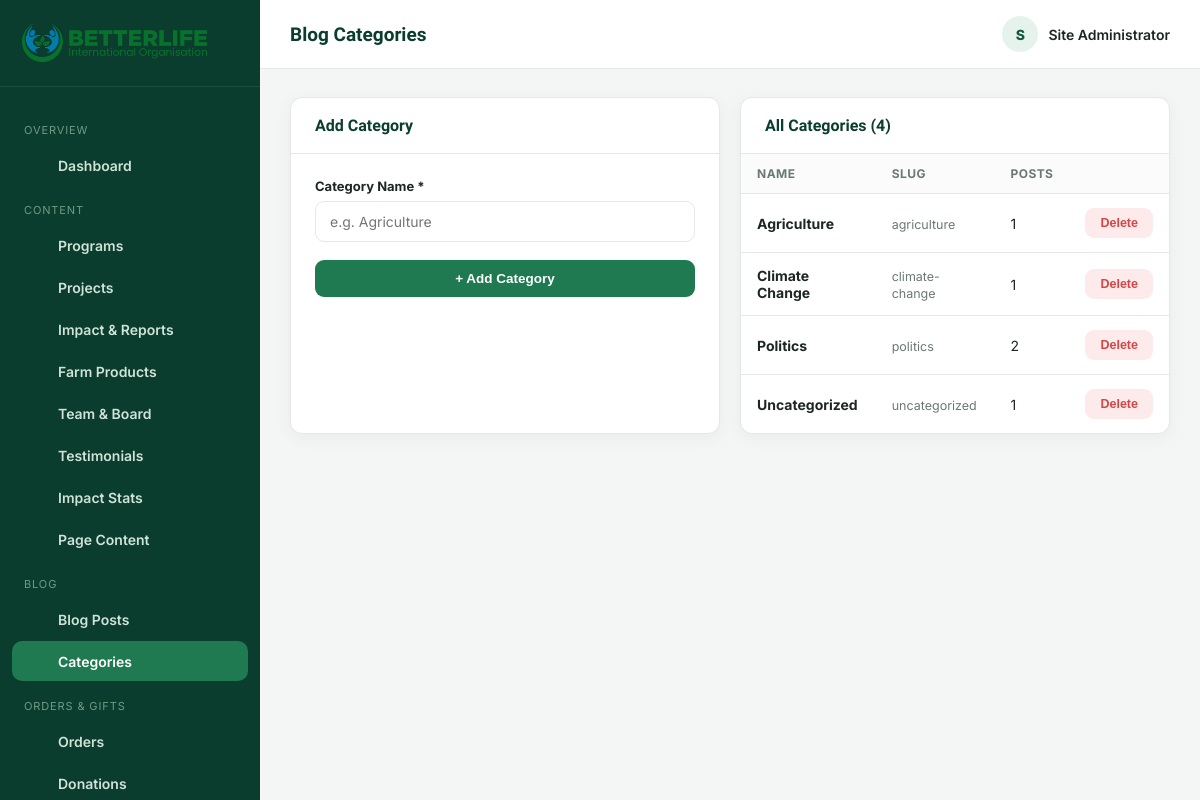
/admin/blog-categories.php (signed in), run on an earlier commit of the app's database.
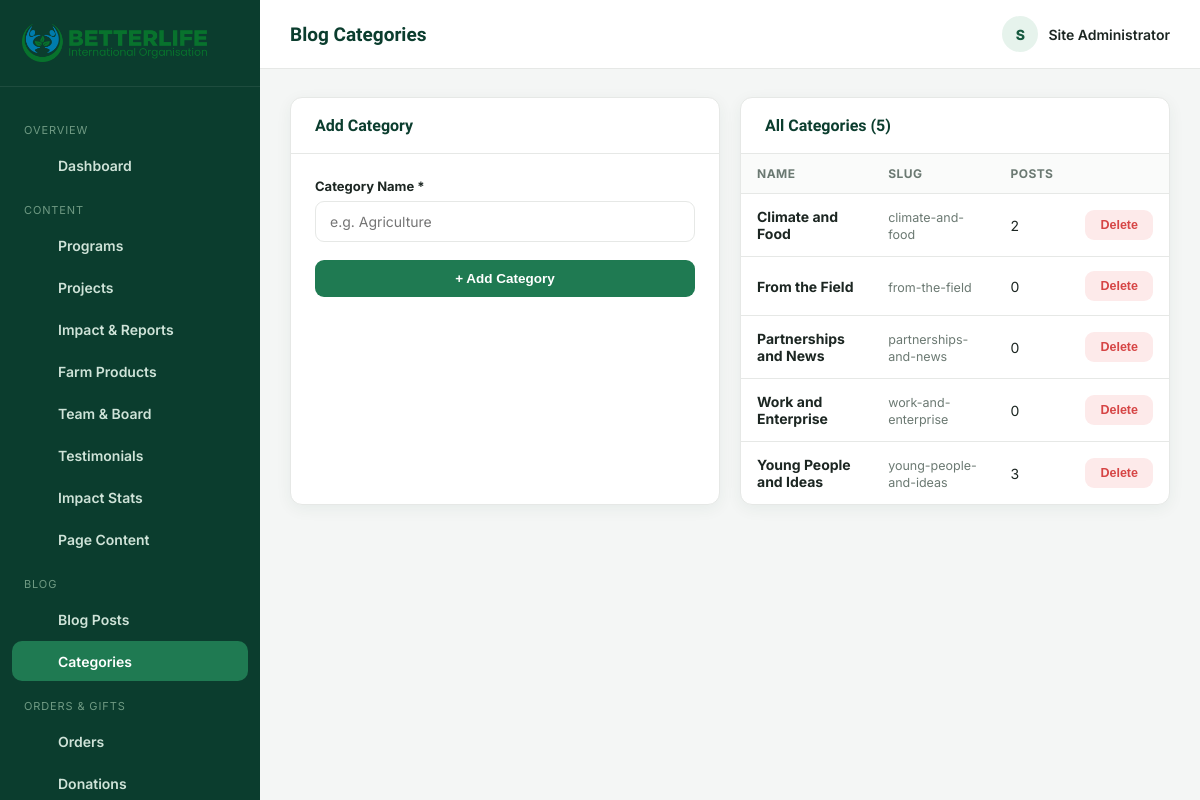
And on a later commit of the database.
### tables this page shows
CREATE TABLE blog_categories (
  id INT AUTO_INCREMENT PRIMARY KEY,
  name VARCHAR(100) NOT NULL,
  slug VARCHAR(120) NOT NULL UNIQUE
);

### admin/blog-categories.php (the view, shortened to what this page needs)
<?php
require_once __DIR__ . '/includes/auth.php';
$activeNav = 'blog-categories';
$pageTitle = 'Blog Categories';
$categories = $pdo->query("SELECT bc.*, COUNT(bp.id) AS post_count FROM blog_categories bc LEFT JOIN blog_posts bp ON bp.category_id = bc.id GROUP BY bc.id ORDER BY bc.name")->fetchAll();
require __DIR__ . '/includes/header.php';
?>
<div class="form-grid">
  <div class="panel">
    <div class="panel-head"><h3>Add Category</h3></div>
    <div class="panel-body">
      <form method="post">
        <div class="form-group"><label>Category Name *</label><input type="text" name="name" class="form-control" required placeholder="e.g. Agriculture"></div>
        <button type="submit" class="btn btn-primary btn-block">+ Add Category</button>
      </form>
    </div>
  </div>
  <div class="panel">
    <div class="panel-head"><h3>All Categories (<?= count($categories) ?>)</h3></div>
    <div class="table-wrap">
      <table class="data-table">
        <thead><tr><th>Name</th><th>Slug</th><th>Posts</th><th></th></tr></thead>
        <tbody>
          <?php foreach ($categories as $c): ?>
            <tr>
              <td><strong><?= h($c['name']) ?></strong></td>
              <td><span class="help-text"><?= h($c['slug']) ?></span></td>
              <td><?= (int) $c['post_count'] ?></td>
              <td>
                <form method="post" style="display:inline;"><button type="submit" class="btn btn-danger btn-sm" data-confirm="Delete this category? Posts in it will become uncategorized.">Delete</button></form>
              </td>
            </tr>
          <?php endforeach; ?>
        </tbody>
      </table>
    </div>
  </div>
</div>
<?php require __DIR__ . '/includes/footer.php'; ?>

### admin/includes/header.php (shortened to what this page needs)
<?php
$admin = current_admin();
$logo = setting($pdo, 'logo', 'assets/img/logo.png');
$navItems = [
  ['group' => 'Overview', 'items' => [
    ['key' => 'dashboard', 'label' => 'Dashboard', 'icon' => 'grid', 'href' => ADMIN_URL . '/index.php'],
  ]],
  ['group' => 'Content', 'items' => [
    ['key' => 'programs', 'label' => 'Programs', 'icon' => 'leaf', 'href' => ADMIN_URL . '/programs.php'],
    ['key' => 'projects', 'label' => 'Projects', 'icon' => 'box', 'href' => ADMIN_URL . '/projects.php'],
    ['key' => 'impact-reports', 'label' => 'Impact & Reports', 'icon' => 'trending-up', 'href' => ADMIN_URL . '/impact-reports.php'],
    ['key' => 'products', 'label' => 'Farm Products', 'icon' => 'shopping-bag', 'href' => ADMIN_URL . '/products.php'],
    ['key' => 'team', 'label' => 'Team & Board', 'icon' => 'users', 'href' => ADMIN_URL . '/team.php'],
    ['key' => 'testimonials', 'label' => 'Testimonials', 'icon' => 'message', 'href' => ADMIN_URL . '/testimonials.php'],
    ['key' => 'stats', 'label' => 'Impact Stats', 'icon' => 'trending-up', 'href' => ADMIN_URL . '/stats.php'],
    ['key' => 'content', 'label' => 'Page Content', 'icon' => 'file-text', 'href' => ADMIN_URL . '/content.php'],
  ]],
  ['group' => 'Blog', 'items' => [
    ['key' => 'blog', 'label' => 'Blog Posts', 'icon' => 'newspaper', 'href' => ADMIN_URL . '/blog.php'],
    ['key' => 'blog-categories', 'label' => 'Categories', 'icon' => 'tag', 'href' => ADMIN_URL . '/blog-categories.php'],
  ]],
  ['group' => 'Orders & Gifts', 'items' => [
    ['key' => 'orders', 'label' => 'Orders', 'icon' => 'box', 'href' => ADMIN_URL . '/orders.php'],
    ['key' => 'donations', 'label' => 'Donations', 'icon' => 'heart', 'href' => ADMIN_URL . '/donations.php'],
  ]],
  ['group' => 'Engagement', 'items' => [
    ['key' => 'messages', 'label' => 'Messages', 'icon' => 'mail', 'href' => ADMIN_URL . '/messages.php'],
    ['key' => 'subscribers', 'label' => 'Subscribers', 'icon' => 'send', 'href' => ADMIN_URL . '/subscribers.php'],
  ]],
  ['group' => 'Site', 'items' => [
    ['key' => 'settings', 'label' => 'Site Settings', 'icon' => 'settings', 'href' => ADMIN_URL . '/settings.php'],
    ['key' => 'site-update', 'label' => 'Site Update', 'icon' => 'globe', 'href' => ADMIN_URL . '/site-update.php'],
  ]],
];
?>
<!DOCTYPE html>
<html lang="en">
<head>
<link rel="stylesheet" href="<?= ADMIN_URL ?>/assets/css/admin.css?v=<?= @filemtime(__DIR__ . '/../assets/css/admin.css') ?: time() ?>">
</head>
<body>
<div class="admin-layout">
  <aside class="sidebar" id="adminSidebar">
    <div class="brand">
      <img src="<?= asset_url($logo) ?>" alt="Logo">
    </div>
    <nav>
      <?php foreach ($navItems as $group): ?>
        <div class="nav-label"><?= h($group['group']) ?></div>
        <?php foreach ($group['items'] as $item): ?>
          <a href="<?= $item['href'] ?>" class="nav-link <?= ($activeNav ?? '') === $item['key'] ? 'active' : '' ?>">
            <span class="ico"><?= icon($item['icon'], 18) ?></span> <?= h($item['label']) ?>
          </a>
        <?php endforeach; ?>
      <?php endforeach; ?>
    </nav>
  </aside>
  <div class="main">
    <div class="topbar-admin">
      <div style="display:flex;align-items:center;gap:14px;">
        <div>
          <h1><?= h($pageTitle ?? 'Dashboard') ?></h1>
        </div>
      </div>
      <div class="admin-user">
        <div class="av"><?= h(strtoupper(substr($admin['name'] ?? 'A', 0, 1))) ?></div>
        <span><?= h($admin['name'] ?? 'Admin') ?></span>
      </div>
    </div>
    <div class="content">

### includes/functions.php (shortened to what this page needs)
<?php
function settings_all(PDO $pdo): array
{
    static $cache = null;
    if ($cache === null) {
        $cache = [];
        foreach ($pdo->query('SELECT setting_key, setting_value FROM settings') as $row) {
            $cache[$row['setting_key']] = $row['setting_value'];
        }
    }
    return $cache;
}
function setting(PDO $pdo, string $key, string $default = ''): string
{
    $all = settings_all($pdo);
    return $all[$key] ?? $default;
}
function h(?string $value): string
{
    return htmlspecialchars($value ?? '', ENT_QUOTES, 'UTF-8');
}
function current_admin(): ?array
{
    return $_SESSION['admin'] ?? null;
}
function asset_url(?string $path): string
{
    return SITE_URL . '/' . ltrim($path, '/');
}
function icon(string $name, int $size = 20): string
{
    $d = $paths[$name] ?? $paths['leaf'];
    return '<svg width="' . $size . '" height="' . $size . '" viewBox="0 0 24 24" fill="none" stroke="currentColor" stroke-width="1.8" stroke-linecap="round" stroke-linejoin="round" aria-hidden="true">' . $d . '</svg>';
}

### admin/includes/footer.php (shortened to what this page needs)
    </div>
  </div>
</div>
</body>
</html>

### admin/assets/css/admin.css (style rules this page uses)
:root { --a-green-900: #0b3d2e; --a-green-700: #16593f; --a-green-600: #1f7a52; --a-green-100: #e6f3ec; --a-blue-700: #0e6788; --a-blue-600: #1583ab; --a-blue-100: #e5f5fb; --a-bg: #f4f6f5; --a-card: #ffffff; --a-border: #e6e8e6; --a-ink: #1c2622; --a-ink-soft: #6b7972; --a-radius: 12px; --a-shadow: 0 4px 16px rgba(11,61,46,.06); --a-danger: #d64545; --a-warn: #e2a72e; }
* { box-sizing: border-box; }
body { margin: 0; font-family: 'Inter', sans-serif; background: var(--a-bg); color: var(--a-ink); }
a { text-decoration: none; color: inherit; }
h1,h2,h3,h4 { font-family: 'Plus Jakarta Sans','Poppins',sans-serif; margin: 0 0 .4em; color: var(--a-green-900); }
img { max-width: 100%; }
.admin-layout { display: flex; min-height: 100vh; }
.sidebar { width: 260px; background: var(--a-green-900); color: #cfe3d8; flex-shrink: 0; position: sticky; top: 0; height: 100vh; overflow-y: auto; display: flex; flex-direction: column; }
.sidebar .brand { display: flex; align-items: center; gap: 10px; padding: 24px 22px; border-bottom: 1px solid rgba(255,255,255,.08); }
.sidebar .brand img { height: 38px; }
.sidebar nav { flex: 1; padding: 18px 12px; }
.sidebar .nav-label { font-size: 11px; text-transform: uppercase; letter-spacing: .08em; color: #6f9a83; margin: 18px 12px 8px; }
.sidebar a.nav-link { display: flex; align-items: center; gap: 12px; padding: 11px 14px; border-radius: 10px; font-size: 14px; font-weight: 600; color: #cfe3d8; margin-bottom: 2px; transition: background .15s; }
.sidebar a.nav-link .ico { width: 20px; text-align: center; }
.sidebar a.nav-link.active { background: var(--a-green-600); color: #fff; }
.main { flex: 1; min-width: 0; }
.topbar-admin { background: #fff; border-bottom: 1px solid var(--a-border); padding: 16px 30px; display: flex; align-items: center; justify-content: space-between; position: sticky; top: 0; z-index: 20; }
.topbar-admin h1 { font-size: 19px; margin: 0; }
.admin-user { display: flex; align-items: center; gap: 10px; font-size: 14px; font-weight: 600; }
.admin-user .av { width: 36px; height: 36px; border-radius: 50%; background: var(--a-green-100); color: var(--a-green-700); display: flex; align-items: center; justify-content: center; font-weight: 800; }
.content { padding: 28px 30px 60px; }
.panel { background: var(--a-card); border-radius: var(--a-radius); box-shadow: var(--a-shadow); border: 1px solid var(--a-border); margin-bottom: 26px; }
.panel-head { padding: 18px 24px; border-bottom: 1px solid var(--a-border); display: flex; align-items: center; justify-content: space-between; gap: 14px; flex-wrap: wrap; }
.panel-head h3 { font-size: 16px; margin: 0; }
.panel-body { padding: 24px; }
.btn { display: inline-flex; align-items: center; gap: 8px; padding: 10px 20px; border-radius: 9px; font-weight: 700; font-size: 13.5px; border: 1.5px solid transparent; cursor: pointer; transition: .15s; }
.btn-primary { background: var(--a-green-600); color: #fff; }
.btn-danger { background: #fdeaea; color: var(--a-danger); }
.btn-sm { padding: 7px 14px; font-size: 12.5px; }
.btn-block { width: 100%; justify-content: center; }
.table-wrap { overflow-x: auto; }
table.data-table { width: 100%; border-collapse: collapse; font-size: 14px; }
table.data-table th { text-align: left; padding: 12px 16px; background: #fafbfa; color: var(--a-ink-soft); font-size: 12px; text-transform: uppercase; letter-spacing: .04em; border-bottom: 1px solid var(--a-border); }
table.data-table td { padding: 14px 16px; border-bottom: 1px solid var(--a-border); vertical-align: middle; }
table.data-table tr:last-child td { border-bottom: none; }
.form-grid { display: grid; grid-template-columns: repeat(2, 1fr); gap: 20px; }
.form-group { margin-bottom: 18px; }
.form-group label { display: block; font-weight: 700; font-size: 13px; margin-bottom: 7px; }
.form-control, select.form-control, textarea.form-control { width: 100%; padding: 11px 14px; border-radius: 9px; border: 1.5px solid var(--a-border); font-family: inherit; font-size: 14px; background: #fff; }
.help-text { font-size: 12.5px; color: var(--a-ink-soft); }
.ico { display: inline-flex; align-items: center; justify-content: center; flex-shrink: 0; }

What changed in the data, as far as the page shows it:
removed blog_categories: name "Agriculture", slug "agriculture", post_count "1"
removed blog_categories: name "Climate Change", slug "climate-change", post_count "1"
removed blog_categories: name "Politics", slug "politics", post_count "2"
removed blog_categories: name "Uncategorized", slug "uncategorized", post_count "1"
added blog_categories: name "Climate and Food", slug "climate-and-food", post_count "2"
added blog_categories: name "From the Field", slug "from-the-field", post_count "0"
added blog_categories: name "Partnerships and News", slug "partnerships-and-news", post_count "0"
added blog_categories: name "Work and Enterprise", slug "work-and-enterprise", post_count "0"
added blog_categories: name "Young People and Ideas", slug "young-people-and-ideas", post_count "3"
Also different on the page:
count($categories): "4" → "5"
